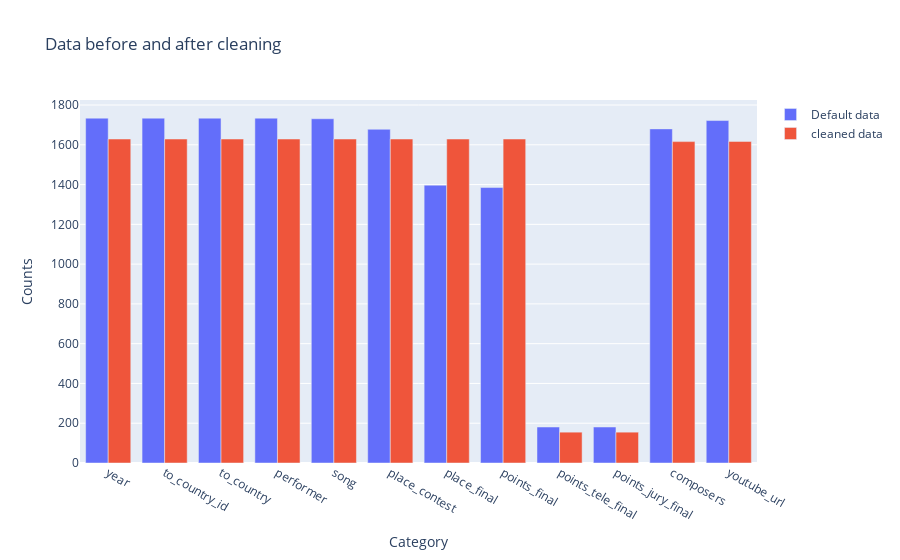

The code cell stored with this chart in its notebook:
### Code cell
# Visualize missing data with bar charts
original = contestant_df[['year', 'to_country_id', 'to_country', 'performer', 'song', 'place_contest', 'place_final', 'points_final', 'points_tele_final', 'points_jury_final', 'composers', 'youtube_url']]
cleaninng = contestant_df_cleaning[['year', 'to_country_id', 'to_country', 'performer', 'song', 'place_contest', 'place_final', 'points_final', 'points_tele_final', 'points_jury_final', 'composers', 'youtube_url']]

fig = go.Figure()

fig.add_trace(go.Bar(
    x=original.columns, y=original.count(),
    name="Default data"))

fig.add_trace(go.Bar(
    x=cleaninng.columns, y=cleaninng.count(),
    name="cleaned data"))

fig.update_layout(
    title="Data before and after cleaning",
    xaxis_title="Category", yaxis_title="Counts",
    barmode='group',template='plotly'
)

fig.show()

### Figure 1 — Plotly figure (JSON) as saved in the notebook; plotly's stock layout.template omitted (floating-point values rounded to 4 significant figures)
{"data": [{"name": "Default data", "type": "bar", "x": ["year", "to_country_id", "to_country", "performer", "song", "place_contest", "place_final", "points_final", "points_tele_final", "points_jury_final", "composers", "youtube_url"], "y": [1734, 1734, 1734, 1734, 1731, 1678, 1397, 1385, 181, 181, 1680, 1722]}, {"name": "cleaned data", "type": "bar", "x": ["year", "to_country_id", "to_country", "performer", "song", "place_contest", "place_final", "points_final", "points_tele_final", "points_jury_final", "composers", "youtube_url"], "y": [1629, 1629, 1629, 1629, 1629, 1629, 1629, 1629, 155, 155, 1616, 1617]}], "layout": {"barmode": "group", "title": {"text": "Data before and after cleaning"}, "xaxis": {"title": {"text": "Category"}}, "yaxis": {"title": {"text": "Counts"}}}}
